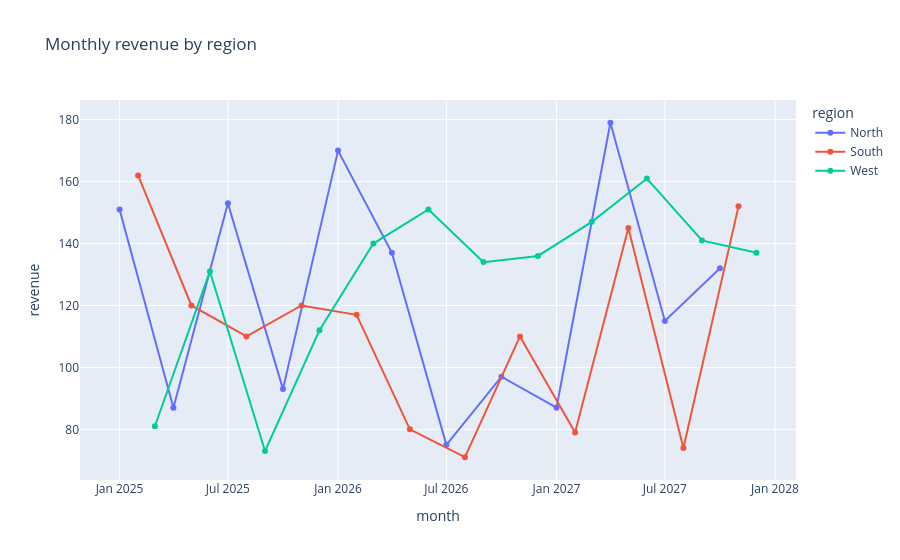
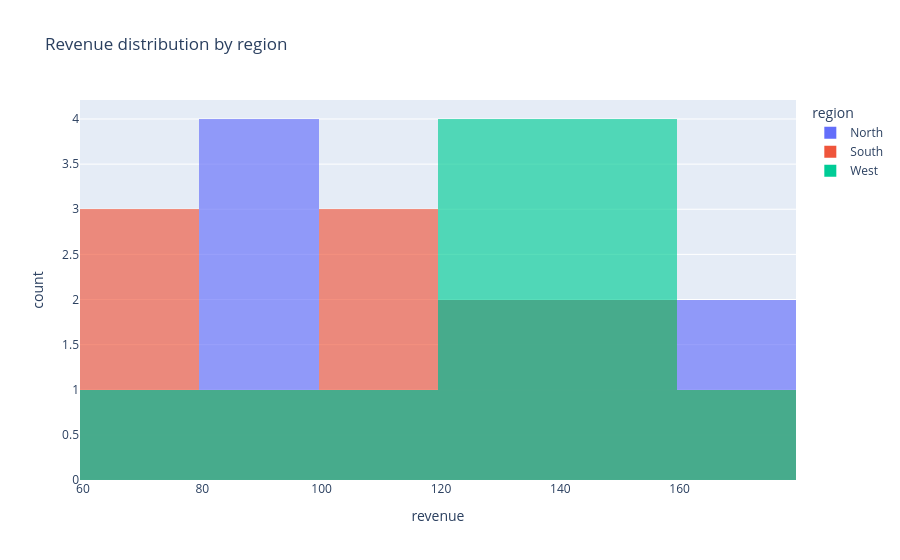

Notebook code cell kept with these figures, in order:
### Markdown cell above
## Lines, categories, and facets
For time-series lines, sort data by time first. A line connecting unordered categories can imply a sequence that does not exist.

### Code cell
monthly_region = df.sort_values("month")
fig = px.line(monthly_region, x="month", y="revenue", color="region", markers=True,
              title="Monthly revenue by region")
fig.show()

fig = px.histogram(df, x="revenue", color="region", barmode="overlay", opacity=.65,
                   title="Revenue distribution by region")
fig.show()

### Figure 1 — Plotly figure (JSON) as saved in the notebook; plotly's stock layout.template omitted (floating-point values rounded to 4 significant figures)
{"data": [{"hovertemplate": "region=North<br>month=%{x}<br>revenue=%{y}<extra></extra>", "legendgroup": "North", "line": {"color": "#636efa", "dash": "solid"}, "marker": {"symbol": "circle"}, "mode": "lines+markers", "name": "North", "orientation": "v", "showlegend": true, "type": "scatter", "x": ["2025-01-01T00:00:00.000000000", "2025-04-01T00:00:00.000000000", "2025-07-01T00:00:00.000000000", "2025-10-01T00:00:00.000000000", "2026-01-01T00:00:00.000000000", "2026-04-01T00:00:00.000000000", "2026-07-01T00:00:00.000000000", "2026-10-01T00:00:00.000000000", "2027-01-01T00:00:00.000000000", "2027-04-01T00:00:00.000000000", "2027-07-01T00:00:00.000000000", "2027-10-01T00:00:00.000000000"], "xaxis": "x", "y": [151, 87, 153, 93, 170, 137, 75, 97, 87, 179, 115, 132], "yaxis": "y"}, {"hovertemplate": "region=South<br>month=%{x}<br>revenue=%{y}<extra></extra>", "legendgroup": "South", "line": {"color": "#EF553B", "dash": "solid"}, "marker": {"symbol": "circle"}, "mode": "lines+markers", "name": "South", "orientation": "v", "showlegend": true, "type": "scatter", "x": ["2025-02-01T00:00:00.000000000", "2025-05-01T00:00:00.000000000", "2025-08-01T00:00:00.000000000", "2025-11-01T00:00:00.000000000", "2026-02-01T00:00:00.000000000", "2026-05-01T00:00:00.000000000", "2026-08-01T00:00:00.000000000", "2026-11-01T00:00:00.000000000", "2027-02-01T00:00:00.000000000", "2027-05-01T00:00:00.000000000", "2027-08-01T00:00:00.000000000", "2027-11-01T00:00:00.000000000"], "xaxis": "x", "y": [162, 120, 110, 120, 117, 80, 71, 110, 79, 145, 74, 152], "yaxis": "y"}, {"hovertemplate": "region=West<br>month=%{x}<br>revenue=%{y}<extra></extra>", "legendgroup": "West", "line": {"color": "#00cc96", "dash": "solid"}, "marker": {"symbol": "circle"}, "mode": "lines+markers", "name": "West", "orientation": "v", "showlegend": true, "type": "scatter", "x": ["2025-03-01T00:00:00.000000000", "2025-06-01T00:00:00.000000000", "2025-09-01T00:00:00.000000000", "2025-12-01T00:00:00.000000000", "2026-03-01T00:00:00.000000000", "2026-06-01T00:00:00.000000000", "2026-09-01T00:00:00.000000000", "2026-12-01T00:00:00.000000000", "2027-03-01T00:00:00.000000000", "2027-06-01T00:00:00.000000000", "2027-09-01T00:00:00.000000000", "2027-12-01T00:00:00.000000000"], "xaxis": "x", "y": [81, 131, 73, 112, 140, 151, 134, 136, 147, 161, 141, 137], "yaxis": "y"}], "layout": {"legend": {"title": {"text": "region"}, "tracegroupgap": 0}, "title": {"text": "Monthly revenue by region"}, "xaxis": {"anchor": "y", "domain": [0.0, 1.0], "title": {"text": "month"}}, "yaxis": {"anchor": "x", "domain": [0.0, 1.0], "title": {"text": "revenue"}}}}

### Figure 2 — Plotly figure (JSON) as saved in the notebook; plotly's stock layout.template omitted (floating-point values rounded to 4 significant figures)
{"data": [{"bingroup": "x", "hovertemplate": "region=North<br>revenue=%{x}<br>count=%{y}<extra></extra>", "legendgroup": "North", "marker": {"color": "#636efa", "opacity": 0.65, "pattern": {"shape": ""}}, "name": "North", "orientation": "v", "showlegend": true, "type": "histogram", "x": [151, 87, 153, 93, 170, 137, 75, 97, 87, 179, 115, 132], "xaxis": "x", "yaxis": "y"}, {"bingroup": "x", "hovertemplate": "region=South<br>revenue=%{x}<br>count=%{y}<extra></extra>", "legendgroup": "South", "marker": {"color": "#EF553B", "opacity": 0.65, "pattern": {"shape": ""}}, "name": "South", "orientation": "v", "showlegend": true, "type": "histogram", "x": [162, 120, 110, 120, 117, 80, 71, 110, 79, 145, 74, 152], "xaxis": "x", "yaxis": "y"}, {"bingroup": "x", "hovertemplate": "region=West<br>revenue=%{x}<br>count=%{y}<extra></extra>", "legendgroup": "West", "marker": {"color": "#00cc96", "opacity": 0.65, "pattern": {"shape": ""}}, "name": "West", "orientation": "v", "showlegend": true, "type": "histogram", "x": [81, 131, 73, 112, 140, 151, 134, 136, 147, 161, 141, 137], "xaxis": "x", "yaxis": "y"}], "layout": {"barmode": "overlay", "legend": {"title": {"text": "region"}, "tracegroupgap": 0}, "title": {"text": "Revenue distribution by region"}, "xaxis": {"anchor": "y", "domain": [0.0, 1.0], "title": {"text": "revenue"}}, "yaxis": {"anchor": "x", "domain": [0.0, 1.0], "title": {"text": "count"}}}}
